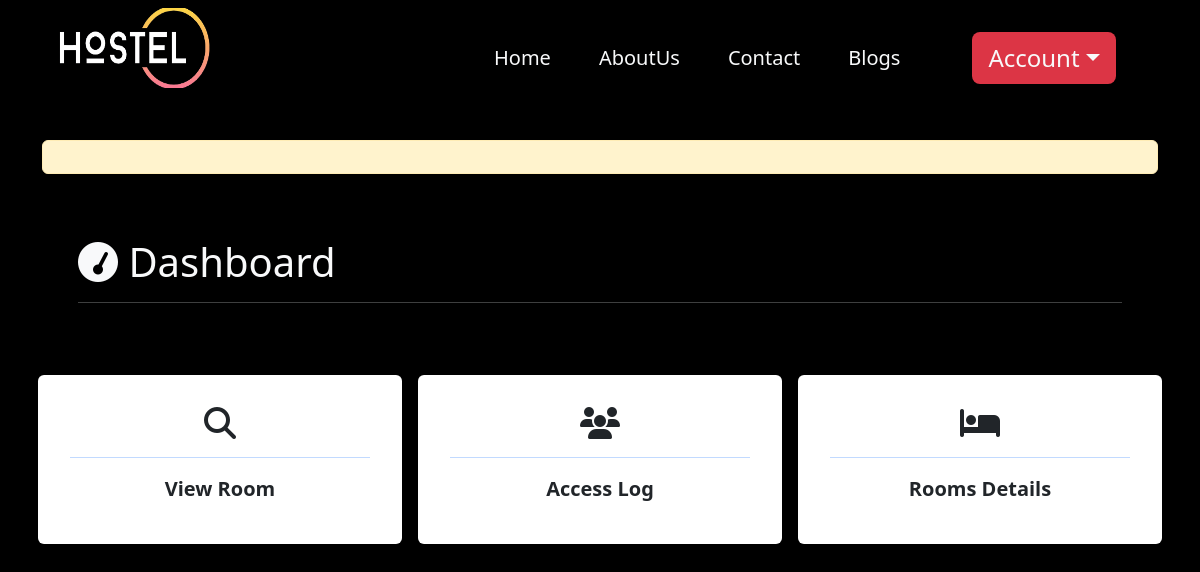
/hosteldashboard.php (signed in), run on an earlier commit of the app's database.
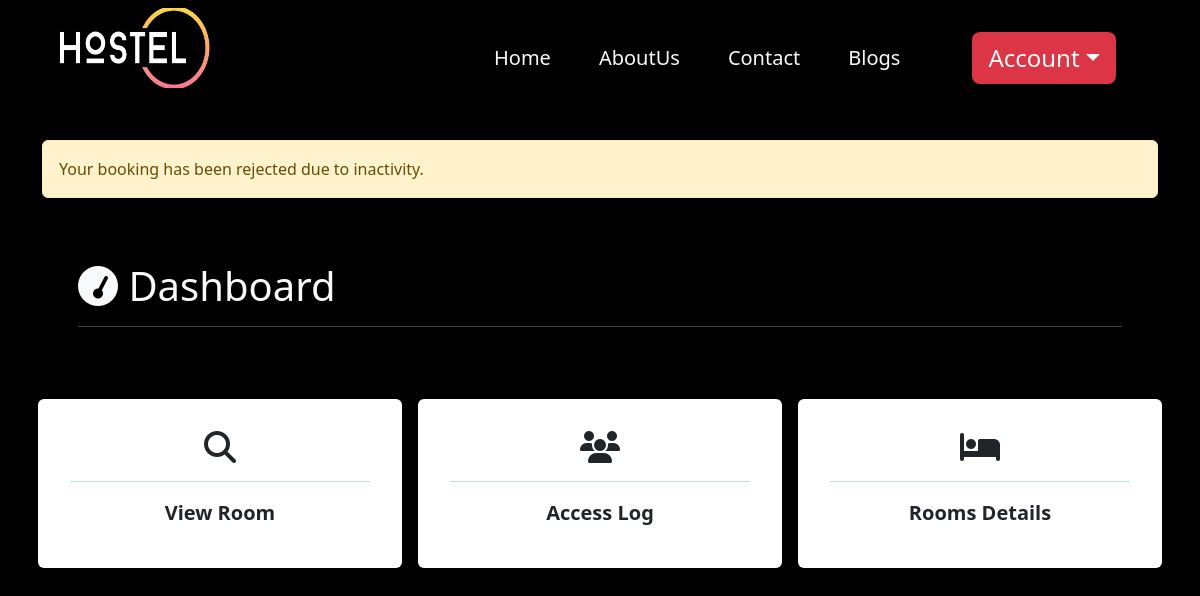
And on a later commit of the database.
### tables this page shows
CREATE TABLE `bookings` (
  `id` int(11) NOT NULL,
  `userId` int(11) NOT NULL,
  `room_type` varchar(50) NOT NULL,
  `name` varchar(100) NOT NULL,
  `email` varchar(100) NOT NULL,
  `phone` varchar(20) NOT NULL,
  `food_status` enum('WithFood','WithOutFood') NOT NULL,
  `foodtype` varchar(25) NOT NULL,
  `stay_from` varchar(100) NOT NULL,
  `guardian_contact` varchar(20) NOT NULL,
  `emergency_contact` varchar(20) NOT NULL,
  `guardian_relation` varchar(100) NOT NULL,
  `address` varchar(200) NOT NULL,
  `total_fee` decimal(10,2) NOT NULL,
  `approved` int(255) DEFAULT NULL,
  `status` enum('pending','approved','cancelled') NOT NULL DEFAULT 'pending',
  `createdAt` varchar(50) NOT NULL
);

### hosteldashboard.php (the view, shortened to what this page needs)
<?php
$userId = $_SESSION['id'];
$servername = "localhost";
$username = "root";
$password = "";
$dbname = "hostel1";
$conn = new mysqli($servername, $username, $password, $dbname);
$cancelMsg =  '';
$sql = "SELECT approved,`createdAt` FROM bookings where userId = '$userId'";
$result = $conn->query($sql);
if ($result->num_rows > 0) {
  $row = $result->fetch_assoc();
  $createdDate = $row["createdAt"];
  $dateNow = date("Y-m-d");
  $dateDiff = date_diff(date_create($createdDate), date_create($dateNow));
  $daysDiff = (int)$dateDiff->format("%a");
  if($daysDiff >= 1){
    $cancelMsg = "Your booking has been rejected due to inactivity.";
  }
} else {
  $bookingStatus = "";
  $message="";
}
?>
<!DOCTYPE html>
<html lang="en">
<head>
	<link rel="stylesheet" href="css/style.css" type="text/css">
	<link href="https://cdn.jsdelivr.net/npm/bootstrap@5.2.0/dist/css/bootstrap.min.css" rel="stylesheet">
        <link rel="stylesheet" href=" https://cdnjs.cloudflare.com/ajax/libs/font-awesome/6.2.0/css/all.min.css">
		<link rel="stylesheet" href="https://cdn.datatables.net/1.13.4/css/dataTables.bootstrap5.min.css">
         <link rel="stylesheet" href="css/owl.carousel.min.css">
</head>
<body>
<section class="main_wrapper">
<nav class="navbar navbar-expand-lg">
        <div class="container-fluid">
            <div class="container">
                <div class="row">
                    <div class="col-lg-4 col-md-6 col-sm-6 col-12">
                        <a class="navbar-brand text-center" href="#"> <img src="img/logo.png"height="80%" width="50%"alt="logo" class="logo"></a>
                    </div>
                    <div class="col-lg-8 col-md-6 col-sm-6 col-12 my-4">
                        <div class="collapse navbar-collapse" id="navbarSupportedContent">
                            <ul class="navbar-nav mx-5">
                            <li class="nav-item">
                            <a class="nav-link mx-3 text-light fs-5" href="#">Home</a>
                            </li>
                            <li class="nav-item">
                          <a class="nav-link mx-3 text-light fs-5" href="#">AboutUs</a>
                            </li>
                            <li class="nav-item">
                          <a class="nav-link mx-3 text-light fs-5" href="#">Contact</a>
                            </li>
                            <li class="nav-item">
                          <a class="nav-link mx-3 text-light fs-5" href="registration.php">Blogs</a>
                            </li>
                       </ul>
           <div class="dropdown">
                  <button type="button" class=" border-0 text-light bg-danger rounded-3 fs-4  dropdown-toggle py-2 px-3" data-bs-toggle="dropdown">
                      Account</button>
              </div>
                     </div>
                    </div>
                </div>
            </div>
      </div>
   </nav>
<div class="container py-4">
  <div class="alert alert-warning">
    <?php echo $cancelMsg; ?>
  </div>
  <div class="row">
    <div class="col-lg-12 p-5">
      <h1> <i class="fa fa-tachometer text-light" aria-hidden="true"></i> <a href="" class="text-decoration-none text-light">Dashboard </a></h1>
      <hr class="text-light"/>
    </div>
  </div>
  <div class="row">
    <div class="col-xs-6 col-sm-6 col-md-3 col-lg-4 p-2">
      <a class="text-decoration-none" href="#">
        <div class="card p-3 shadow text-center border-0">
          <div class="card-body">
		  <i class="fa-solid fa-magnifying-glass fa-2x text-dark" aria-hidden="true"></i>
            <hr />
          <a href="rooms.php" class="text-decoration-none text-dark">  <p class="card-title lead fw-bold">View Room</p> </a>
          </div>
        </div>
      </a>
    </div>
    <div class="col-xs-6 col-sm-6 col-md-3 col-lg-4 p-2">
      <a class="text-decoration-none" href="#">
        <div class="card p-3 shadow bg-purple text-center border-0">
          <div class="card-body">
          <i class="fa-solid fa-users fa-2x text-dark" aria-hidden="true"></i>
            <hr />
           <a href="access-log.php" class="text-decoration-none text-dark fw-bold"> <p class="card-title lead fw-bold">Access Log</p> </a>
          </div>
        </div>
      </a>
    </div>
    <div class="col-xs-6 col-sm-6 col-md-3 col-lg-4 p-2">
      <a class="text-decoration-none" href="#">
        <div class="card p-3 shadow bg-purple text-center border-0">
          <div class="card-body">
            <i class="fa-solid fa-bed fa-2x text-dark" aria-hidden="true"></i>
            <hr />
          <a href="view.php" class="text-decoration-none text-dark fw-bold">  <p class="card-title lead fw-bold">Rooms Details</p> </a>
          </div>
        </div>
      </a>
    </div>
  </div>
</div>
</section>
</body>
</html>

What changed in the data, as far as the page shows it:
added bookings: createdAt "Your booking has been rejected due to inactivity."
